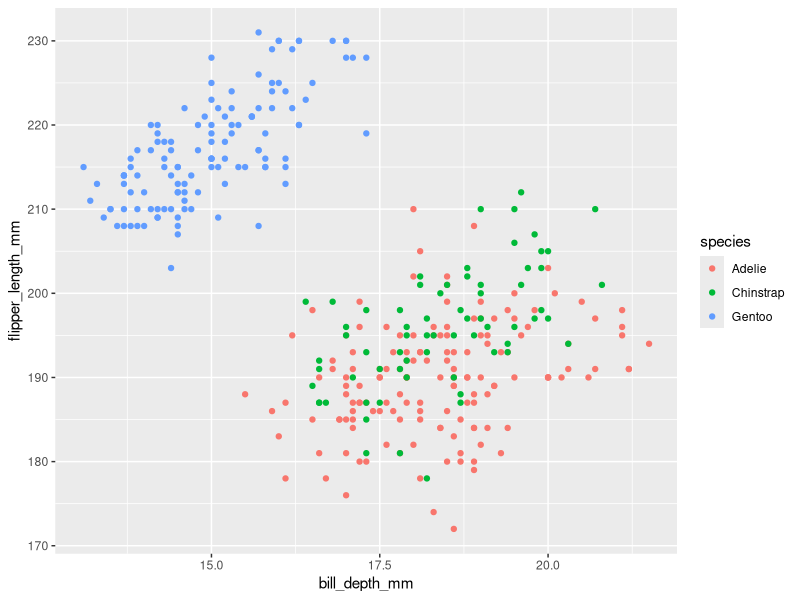
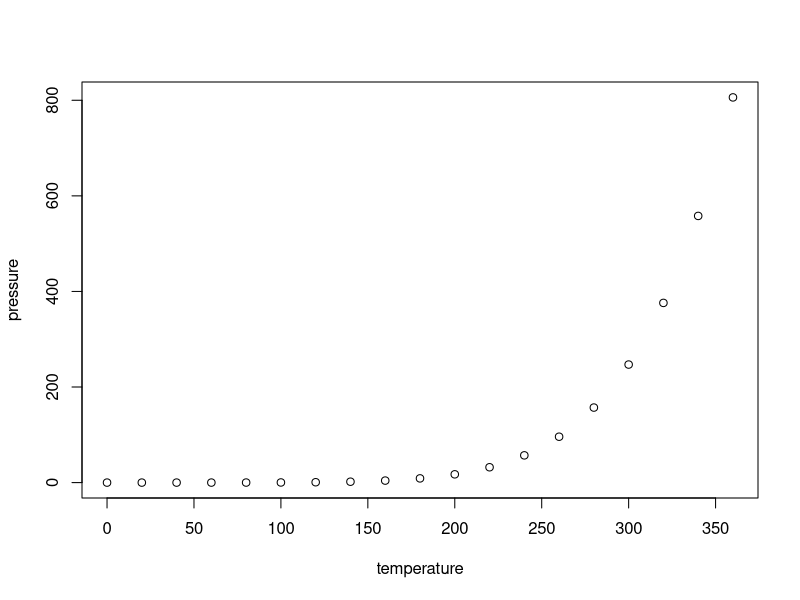

Here is the R script that generated these plots, in order:
## ---- chunk 1
knitr::opts_chunk$set(echo = TRUE)
## ---- chunk 2
library(tidyverse)
library(palmerpenguins)
## ---- chunk 3
head(penguins, n = 10)
## ---- chunk 4
# Examining the relationship between bill length and flipper length.
library(palmerpenguins)
# data(package = 'palmerpenguins')
ggplot(penguins, aes(x = bill_depth_mm , y = flipper_length_mm, color = species)) +
  geom_point()
## ---- chunk 5
plot(pressure)
